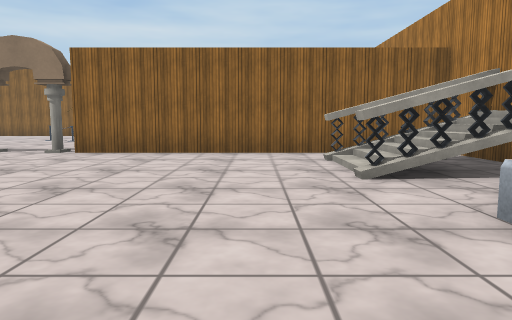
[1] (above)

23 first-person views from a walk through a scene from a Unity 3-D project. The camera is 1.2 m above the floor, tilts 6° down and sees 70° across. The floor is counted in squares, 2 m on a side. Each view is taken from the middle of a square. On the plan, view 1 faces up. The plan holds only what a view shows up to about 10 squares ahead; the rest is blank. The place goes on beyond the plan. The player is left out. Some surface patterns are stand-ins.

[2]
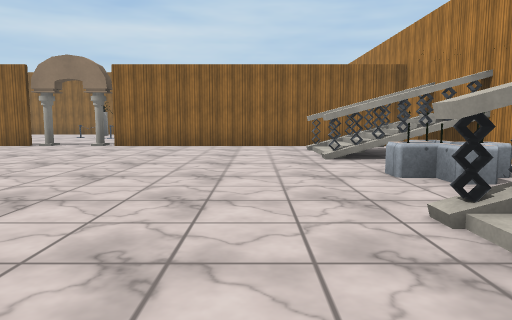

[3]
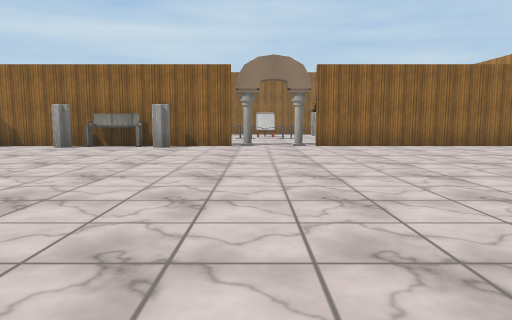

[4]
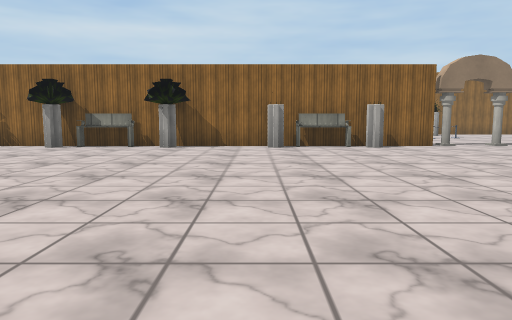

[5]
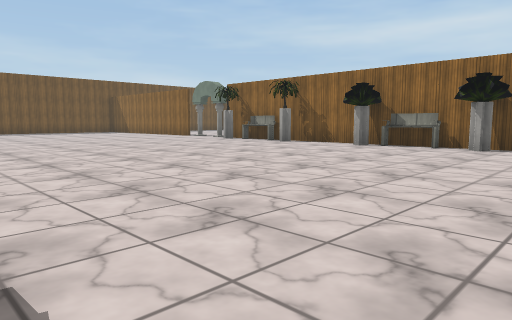

[6]
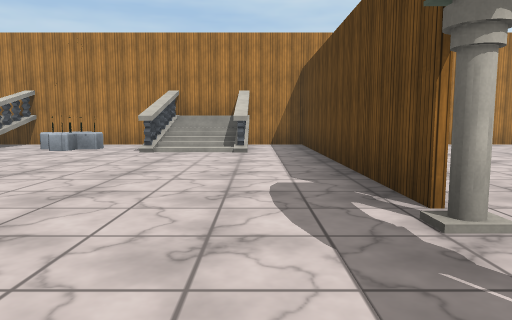

[7]
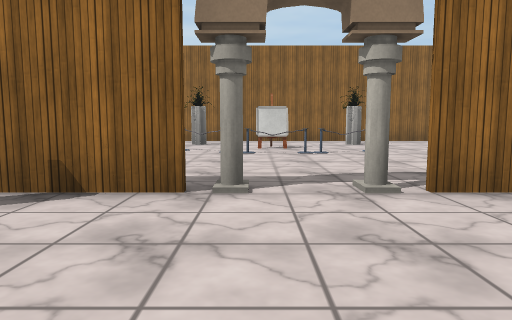

[8]
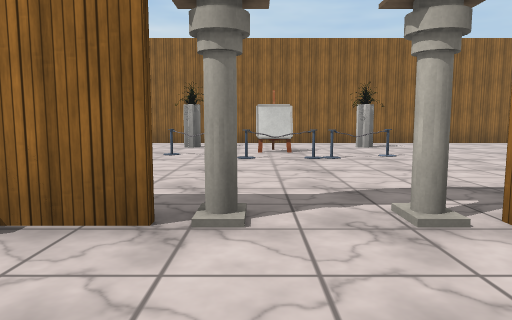

[9]
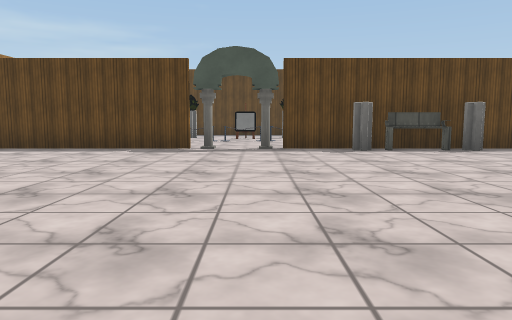

[10]
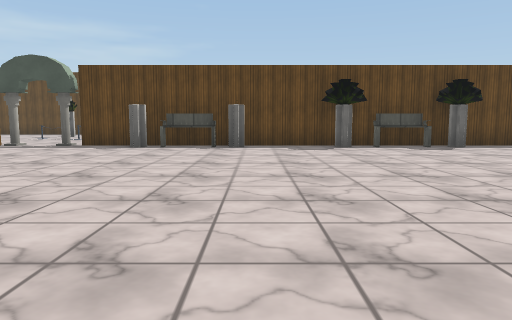

[11]
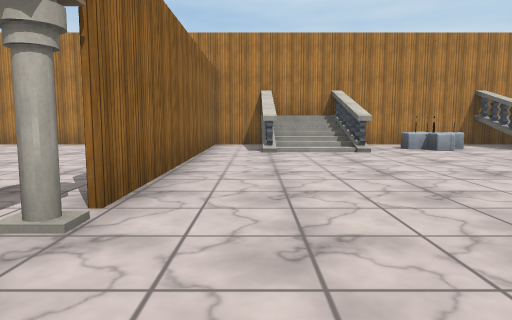

[12]
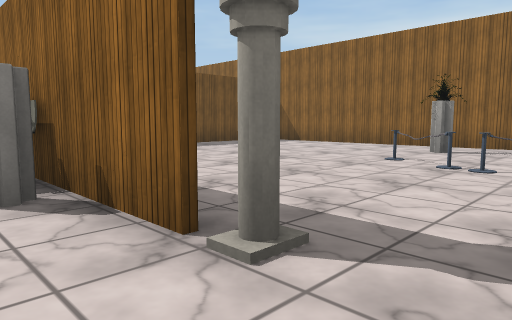

[13]
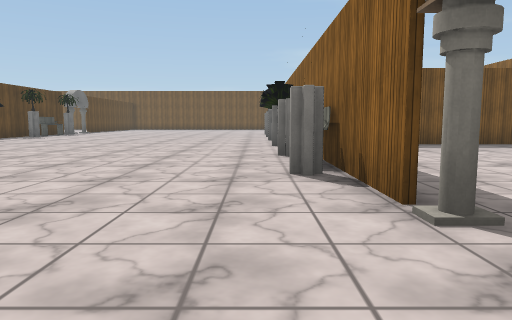

[14]
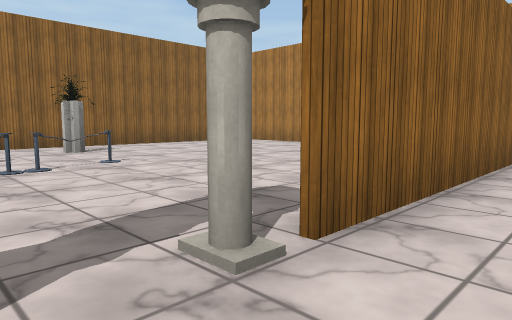

[15]
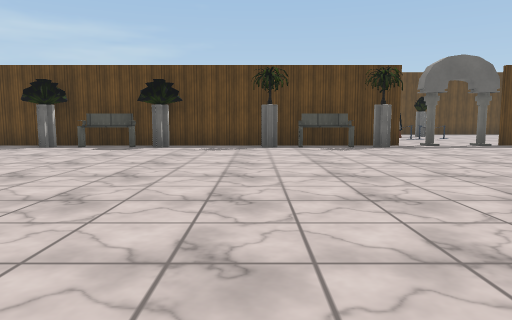

[16]
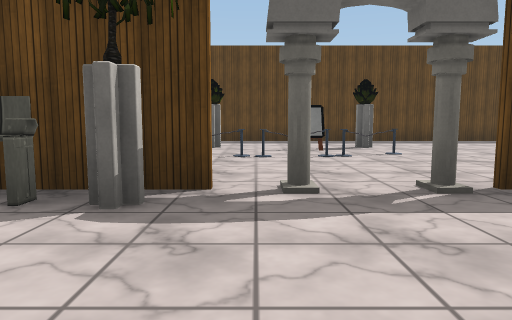

[17]
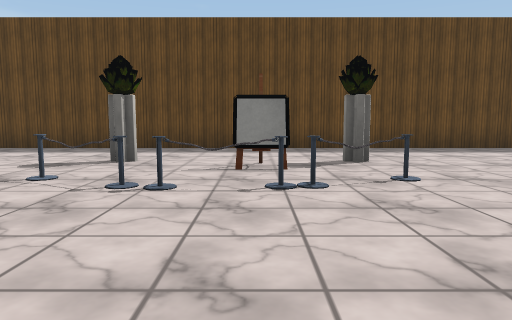

[18]
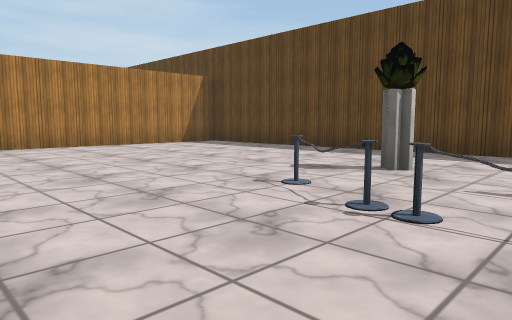

[19]
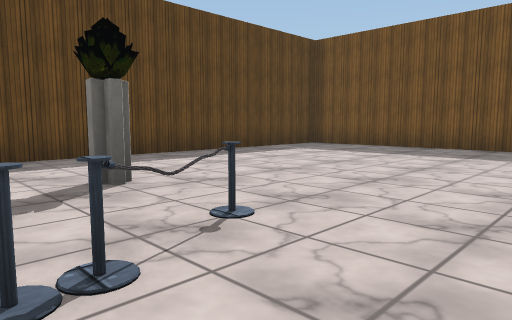

[20]
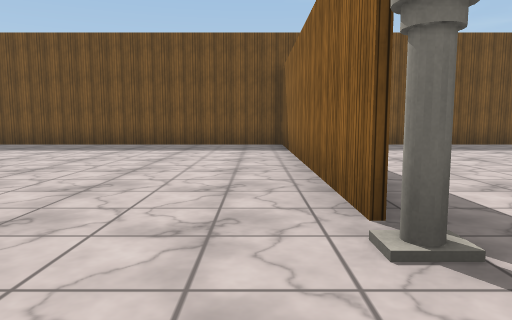

[21]
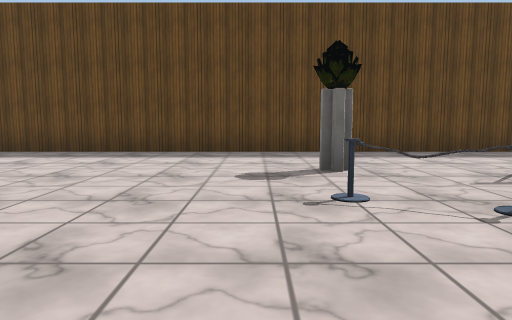

[22]
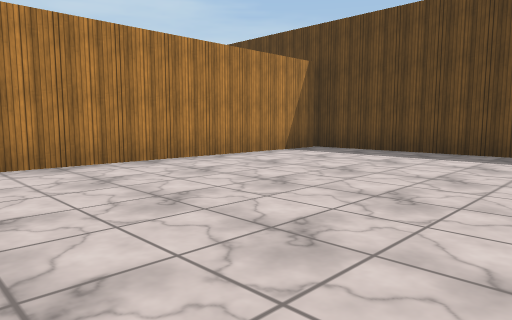

[23]
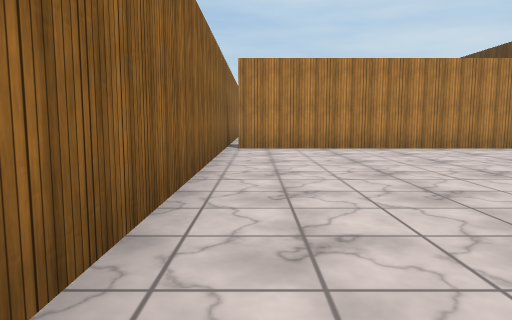

### Floor plan
Points are (right, up) in squares from view 1. A wall is a line through its corners. A room is listed if a view was taken in it or the views show most of it. See-through windows are left out.
Room 1 (views 1, 2, 3, 4, 5, 6, 7, 8, 9, 10, 11, 12, 13, 14, 15, 16, 17, 18, 19, 20, 21, 22, 23)
walls: (-15.4, 7.1) (-16.4, 7.1); (-18.5, -3.2) (-13.4, -3.2); (-13.6, -3.3) (-18.6, -3.3); (-11.6, -3.2) (-8.4, -3.2); (-8.4, 7.1) (-13.5, 7.1); (-23.4, -3.3) (-30.7, -3.3) (-30.7, -10.9); (-12.7, 12.9) (-12.7, 10.2); (-6.6, -3.2) (-5.5, -3.2); (-5.5, 7.1) (-6.6, 7.1); (-3.6, -3.2) (3.7, -3.2) (3.7, 7.1) (-3.6, 7.1); (-30.7, 2.9) (-30.7, -0.5); (-5.6, 15.3) (-9, 15.3); (1, 4) (3.6, 4); (1.9, 2.3) (1.9, 2.8); (2.1, 0.3) (3.8, 0.3); (2.3, 1.5) (1.9, 1.5); (3.8, 3.8) (1, 3.8); (3.6, 0) (1, 0); (3.8, 5.6) (1, 5.6); (-30, -11.3) (-12.8, -11.3) (-12.8, -3.6); (0, 15.3) (-3.4, 15.3); (3.7, 10.5) (3.7, 11.2); (3.7, 12.2) (3.7, 12.9)
low walls: (1.5, 2.3) (1.9, 2.3); (1.9, 1.5) (1.9, 1.9) (1.5, 1.9) (1.5, 2.2) (2, 2.7); (2.1, 2.2) (1.5, 2.2); (2.8, 2.2) (2.2, 2.2) (2.2, 2.6); (2.8, 1.9) (2.3, 1.5)
ways out: gap at (3, 2)
objects: other object (-24, -9); barrier (-23, -7); arch (-23, -3); other object (-22, -8); barrier (-22, -6) to (-21, -6); arch (-21, -3); other object (-20, -8); barrier (-20, -7); other object (-20, -3); bench (-19, -3); other object (-17, -3); other object (-15, -3); other object (-15, 7); bench (-14, 7); bench (-13, -3); other object (-12, -3); other object (-12, 7); other object (-10, -3); other object (-10, 7); bench (-8, -3); bench (-8, 7); other object (-7, -3); other object (-7, 7); other object (-7, 13) to (-6, 14); barrier (-6, 11); arch (-5, -3) to (-4, -3); arch (-5, 7) to (-4, 7); barrier (-5, 11) to (-4, 11); other object (-5, 12) to (-4, 12); barrier (-3, 11); other object (-3, 13) to (-2, 14)

Positions as (right, up) in squares from view 1, and headings:
1: (0, 0), facing up
2: (0, -2), facing up
3: (-5, -2), facing up
4: (-10, -2), facing up
5: (-10, -2), facing up-left
6: (-6, -2), facing right
7: (-5, 4), facing up
8: (-5, 5), facing up
9: (-5, 5), facing down
10: (-10, 6), facing down
11: (-6, 6), facing right
12: (-4, 6), facing up-left
13: (-3, 6), facing left
14: (-5, 6), facing up-right
15: (-17, 6), facing down
16: (-21, 0), facing down
17: (-22, -3), facing down
18: (-22, -4), facing down-right
19: (-22, -5), facing down-left
20: (-21, -4), facing left
21: (-19, -4), facing down
22: (-18, -4), facing down-right
23: (-21, -4), facing right
